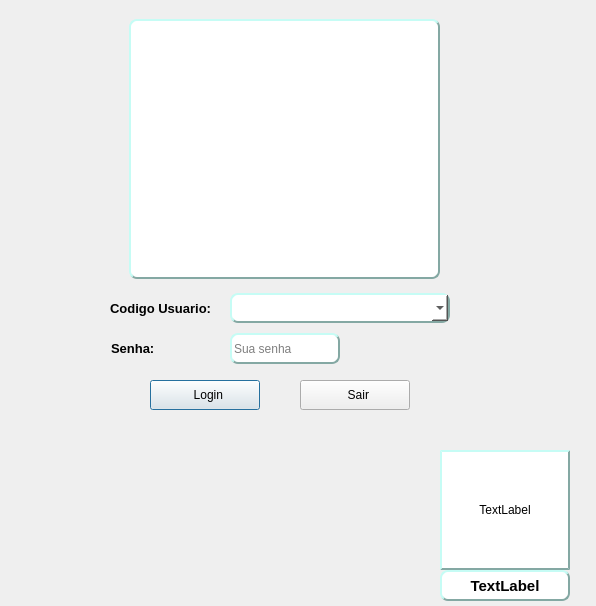
<?xml version="1.0" encoding="UTF-8"?>
<ui version="4.0">
 <class>siscom</class>
 <widget class="QDialog" name="siscom">
  <property name="windowModality">
   <enum>Qt::WindowModal</enum>
  </property>
  <property name="geometry">
   <rect>
    <x>0</x>
    <y>0</y>
    <width>596</width>
    <height>606</height>
   </rect>
  </property>
  <property name="focusPolicy">
   <enum>Qt::StrongFocus</enum>
  </property>
  <property name="windowTitle">
   <string>Dialog</string>
  </property>
  <property name="windowIcon">
   <iconset theme="c:\helio\siachb\hti.ico">
    <normaloff>.</normaloff>.</iconset>
  </property>
  <property name="styleSheet">
   <string notr="true"/>
  </property>
  <widget class="QLabel" name="lb_imagem">
   <property name="enabled">
    <bool>true</bool>
   </property>
   <property name="geometry">
    <rect>
     <x>129</x>
     <y>19</y>
     <width>311</width>
     <height>260</height>
    </rect>
   </property>
   <property name="contextMenuPolicy">
    <enum>Qt::ActionsContextMenu</enum>
   </property>
   <property name="layoutDirection">
    <enum>Qt::LeftToRight</enum>
   </property>
   <property name="styleSheet">
    <string notr="true">background-color: rgb(255, 255, 255);
border-color: rgb(132, 168, 163);
border-style: Outset;
border-width: 2px;
border-radius: 8px;


</string>
   </property>
   <property name="frameShape">
    <enum>QFrame::WinPanel</enum>
   </property>
   <property name="frameShadow">
    <enum>QFrame::Raised</enum>
   </property>
   <property name="text">
    <string/>
   </property>
   <property name="textFormat">
    <enum>Qt::RichText</enum>
   </property>
   <property name="scaledContents">
    <bool>true</bool>
   </property>
   <property name="wordWrap">
    <bool>false</bool>
   </property>
   <property name="margin">
    <number>20</number>
   </property>
  </widget>
  <widget class="QLabel" name="lb_cod_op">
   <property name="geometry">
    <rect>
     <x>110</x>
     <y>293</y>
     <width>111</width>
     <height>30</height>
    </rect>
   </property>
   <property name="font">
    <font>
     <family>Arial</family>
     <pointsize>10</pointsize>
     <italic>false</italic>
     <bold>true</bold>
    </font>
   </property>
   <property name="styleSheet">
    <string notr="true"/>
   </property>
   <property name="text">
    <string>Codigo Usuario:</string>
   </property>
   <property name="textFormat">
    <enum>Qt::AutoText</enum>
   </property>
  </widget>
  <widget class="QLabel" name="lb_senha">
   <property name="geometry">
    <rect>
     <x>111</x>
     <y>333</y>
     <width>110</width>
     <height>30</height>
    </rect>
   </property>
   <property name="font">
    <font>
     <family>Arial</family>
     <pointsize>10</pointsize>
     <italic>false</italic>
     <bold>true</bold>
    </font>
   </property>
   <property name="styleSheet">
    <string notr="true"/>
   </property>
   <property name="text">
    <string>Senha:</string>
   </property>
  </widget>
  <widget class="QLineEdit" name="inp_senha">
   <property name="geometry">
    <rect>
     <x>230</x>
     <y>333</y>
     <width>110</width>
     <height>31</height>
    </rect>
   </property>
   <property name="focusPolicy">
    <enum>Qt::WheelFocus</enum>
   </property>
   <property name="contextMenuPolicy">
    <enum>Qt::ActionsContextMenu</enum>
   </property>
   <property name="styleSheet">
    <string notr="true">background-color: rgb(255, 255, 255);
border-color: rgb(132, 168, 163);
border-style: Outset;
border-width: 2px;
border-radius: 8px;


</string>
   </property>
   <property name="inputMask">
    <string/>
   </property>
   <property name="maxLength">
    <number>8</number>
   </property>
   <property name="echoMode">
    <enum>QLineEdit::Password</enum>
   </property>
   <property name="cursorPosition">
    <number>0</number>
   </property>
   <property name="placeholderText">
    <string>Sua senha</string>
   </property>
  </widget>
  <widget class="QPushButton" name="bt_login">
   <property name="geometry">
    <rect>
     <x>150</x>
     <y>380</y>
     <width>110</width>
     <height>30</height>
    </rect>
   </property>
   <property name="styleSheet">
    <string notr="true"/>
   </property>
   <property name="text">
    <string>  Login</string>
   </property>
  </widget>
  <widget class="QComboBox" name="comboBox">
   <property name="geometry">
    <rect>
     <x>230</x>
     <y>293</y>
     <width>220</width>
     <height>30</height>
    </rect>
   </property>
   <property name="focusPolicy">
    <enum>Qt::StrongFocus</enum>
   </property>
   <property name="styleSheet">
    <string notr="true">background-color: rgb(255, 255, 255);
border-color: rgb(132, 168, 163);
border-style: Outset;
border-width: 2px;
border-radius: 8px;


</string>
   </property>
  </widget>
  <widget class="QLabel" name="versao">
   <property name="geometry">
    <rect>
     <x>440</x>
     <y>570</y>
     <width>130</width>
     <height>31</height>
    </rect>
   </property>
   <property name="font">
    <font>
     <family>Segoe UI</family>
     <pointsize>11</pointsize>
     <italic>false</italic>
     <bold>true</bold>
    </font>
   </property>
   <property name="styleSheet">
    <string notr="true">background-color: rgb(255, 255, 255);
font: 700 11pt &quot;Segoe UI&quot;;
border-color: rgb(132, 168, 163);
border-style: Outset;
border-width: 2px;
border-radius: 8px;


</string>
   </property>
   <property name="text">
    <string>TextLabel</string>
   </property>
   <property name="alignment">
    <set>Qt::AlignCenter</set>
   </property>
  </widget>
  <widget class="QLabel" name="logohti">
   <property name="geometry">
    <rect>
     <x>440</x>
     <y>450</y>
     <width>130</width>
     <height>120</height>
    </rect>
   </property>
   <property name="styleSheet">
    <string notr="true">background-color: rgb(255, 255, 255);
border-color: rgb(132, 168, 163);
border-style: Outset;
border-width: 2px;




</string>
   </property>
   <property name="text">
    <string>TextLabel</string>
   </property>
   <property name="alignment">
    <set>Qt::AlignCenter</set>
   </property>
  </widget>
  <widget class="QPushButton" name="bt_sair">
   <property name="geometry">
    <rect>
     <x>300</x>
     <y>380</y>
     <width>110</width>
     <height>30</height>
    </rect>
   </property>
   <property name="styleSheet">
    <string notr="true"/>
   </property>
   <property name="text">
    <string>  Sair</string>
   </property>
  </widget>
 </widget>
 <resources/>
 <connections/>
</ui>
